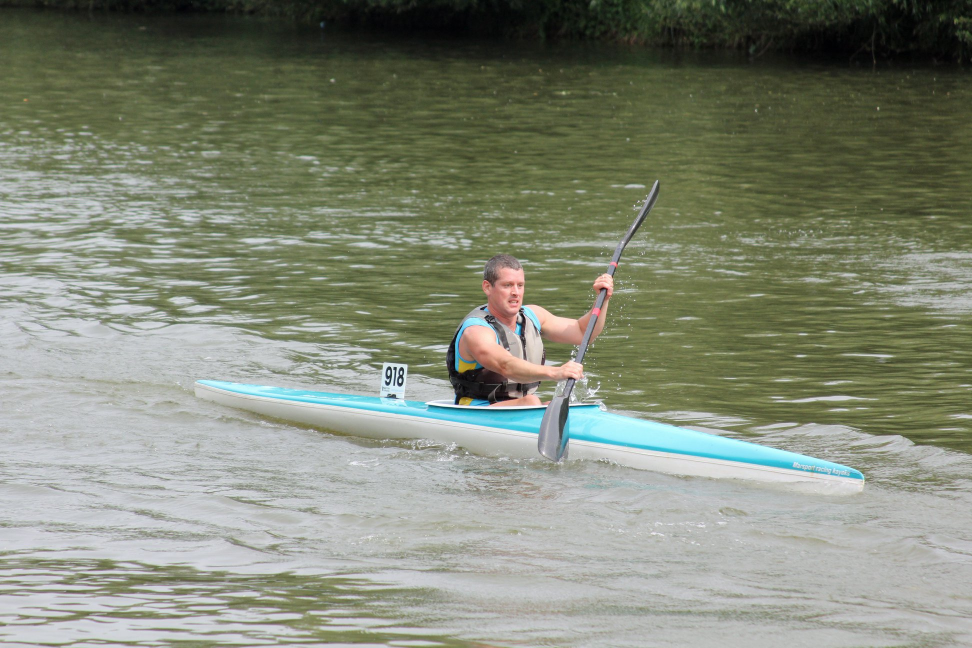
#> input picture img/img1.jpg, 1944 x 1296 px, given in place of norwich01_cropped.mp4, which was not available (shown at 1/2 size)
$ python motion_detection.py
#> lines starting #> are read from the running program, lines starting #| are printed output that depends on the picture; pictures that were not available may be replaced by others from this repository, and a replacement may not be noted
"""Playing around with motion detection in video.

Following https://www.pyimagesearch.com/2015/05/25/basic-motion-detection-and-tracking-with-python-and-opencv/

TODO:

* Play around with:
    - cv2.BackgroundSubtractorMOG
    - cv2.BackgroundSubtractorMOG2
    - cv2.createBackgroundSubtractorGMG
"""
import cv2 as cv

# video = None  # webcam
video = '/home/anna/projects/auto-hasler/img/norwich01_cropped.mp4'
min_area = 5000

if video is None:  # webcam
    cam_id = '/dev/v4l/by-id/usb-Sonix_Technology_Co.__Ltd._USB_Live_Camera_SN0001-video-index0'
    vs = cv.VideoCapture(cam_id, cv.CAP_V4L2)
    vs.set(cv.CAP_PROP_FOURCC, cv.VideoWriter_fourcc('M', 'J', 'P', 'G'))
else:  # file
    vs = cv.VideoCapture(video)

firstFrame = None

while True:
    frame = vs.read()[1]
#> frame is the input picture: shape (1296, 1944, 3); mean B, G, R 119.7, 136.3, 130.6
    text = ''

    if frame is None:  # end of video
        break

    frame = cv.resize(frame, (640, 480))
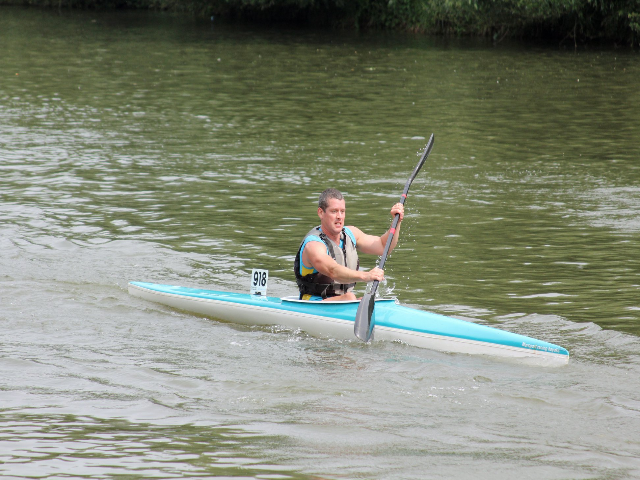
#> frame: shape (480, 640, 3); mean B, G, R 119.6, 136.2, 130.5
    gray = cv.cvtColor(frame, cv.COLOR_BGR2GRAY)
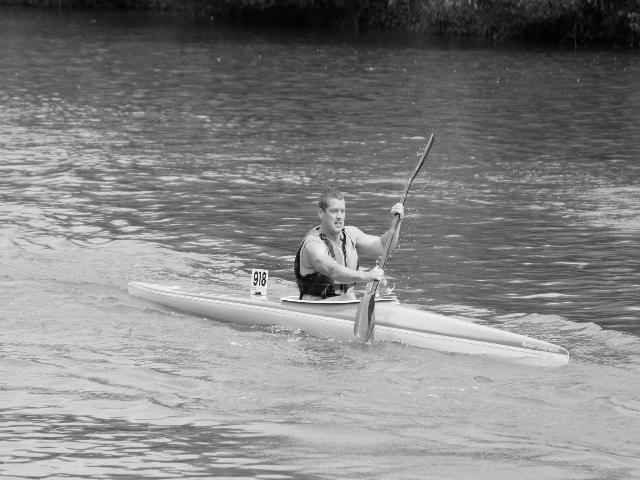
#> gray: shape (480, 640); min 1, max 254, mean 132.6
    gray = cv.GaussianBlur(gray, (21, 21), 0)
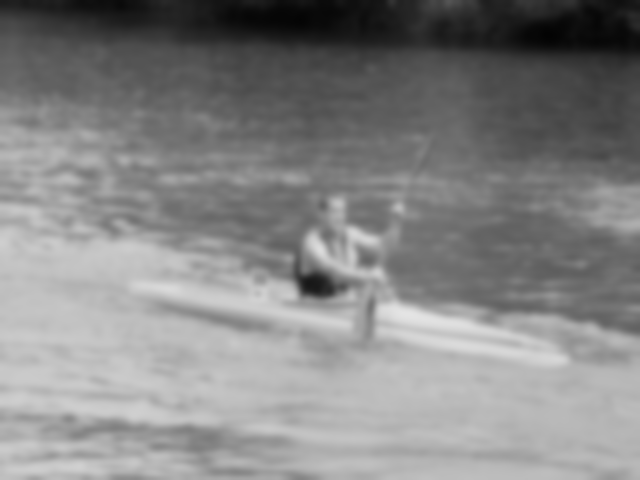
#> gray: shape (480, 640); min 3, max 228, mean 132.6

    if firstFrame is None:
        firstFrame = gray
        continue

    # compute the absolute difference between the current and first frame
    frameDelta = cv.absdiff(firstFrame, gray)
    thresh = cv.threshold(frameDelta, 25, 255, cv.THRESH_BINARY)[1]

    # dilate the thresholded image to fill in holes
    # find contours on thresholded image
    thresh = cv.dilate(thresh, None, iterations=2)
    cnts = cv.findContours(thresh.copy(), cv.RETR_EXTERNAL,
                           cv.CHAIN_APPROX_SIMPLE)
    for c in cnts[0]:
        if cv.contourArea(c) < min_area:  # too small
            continue
        (x, y, w, h) = cv.boundingRect(c)
        cv.rectangle(frame, (x, y), (x + w, y + h), (0, 255, 0), 2)
        text = 'Motion detected'

    cv.putText(frame, text, (10, 20), cv.FONT_HERSHEY_SIMPLEX, 0.5,
               (0, 0, 255), 2)

    cv.imshow('Hasler Feed', frame)
    # cv.imshow("Thresh", thresh)
    cv.imshow('Frame Delta', frameDelta)
    key = cv.waitKey(1) & 0xFF

    # if the `q` key is pressed, break from the lop
    if key == ord('q'):
        break

# Clean up
if video is None:
    vs.stop()
else:
    vs.release()
cv.destroyAllWindows()

$ run again, on img/img2.jpg
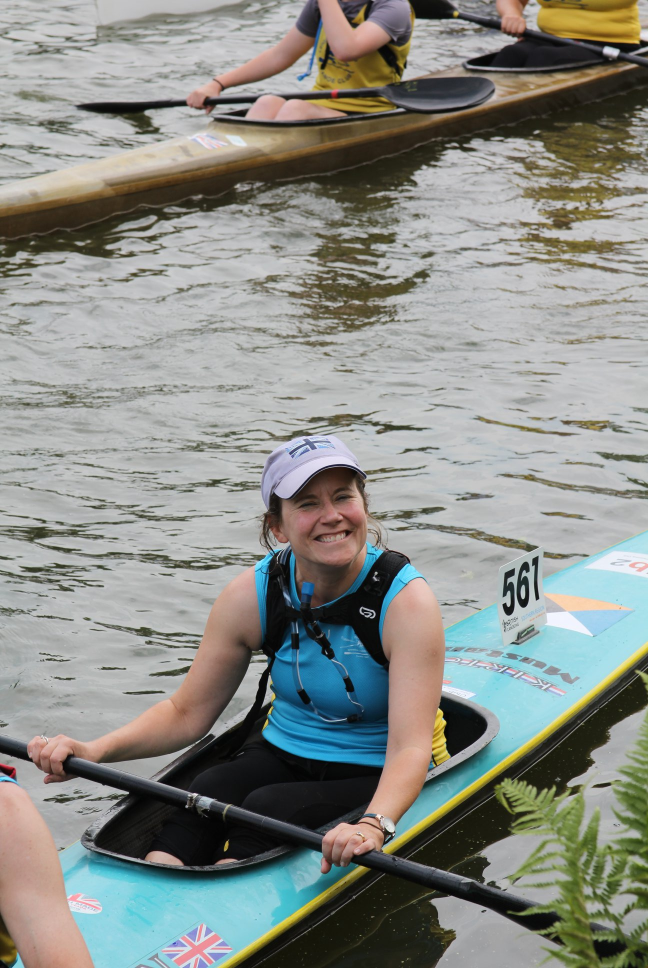
#> input picture img/img2.jpg, 1296 x 1936 px, given in place of norwich01_cropped.mp4, which was not available (shown at 1/2 size)
#> frame is the input picture: shape (1936, 1296, 3); mean B, G, R 135.3, 141, 138.1
#> `frame = cv.resize(frame, (640, 480))`:
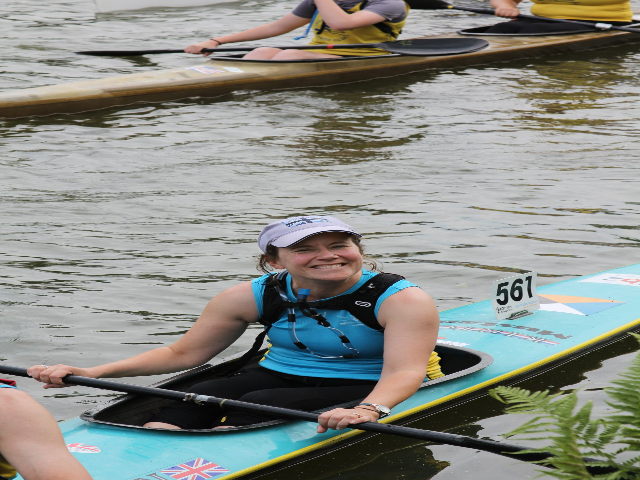
#> frame: shape (480, 640, 3); mean B, G, R 135.2, 140.9, 138
#> `gray = cv.GaussianBlur(gray, (21, 21), 0)`:
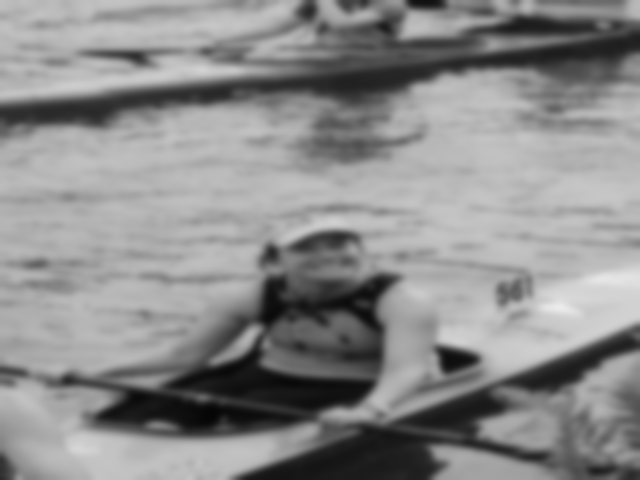
#> gray: shape (480, 640); min 5, max 236, mean 139.3

$ run again, on img/img3.jpg
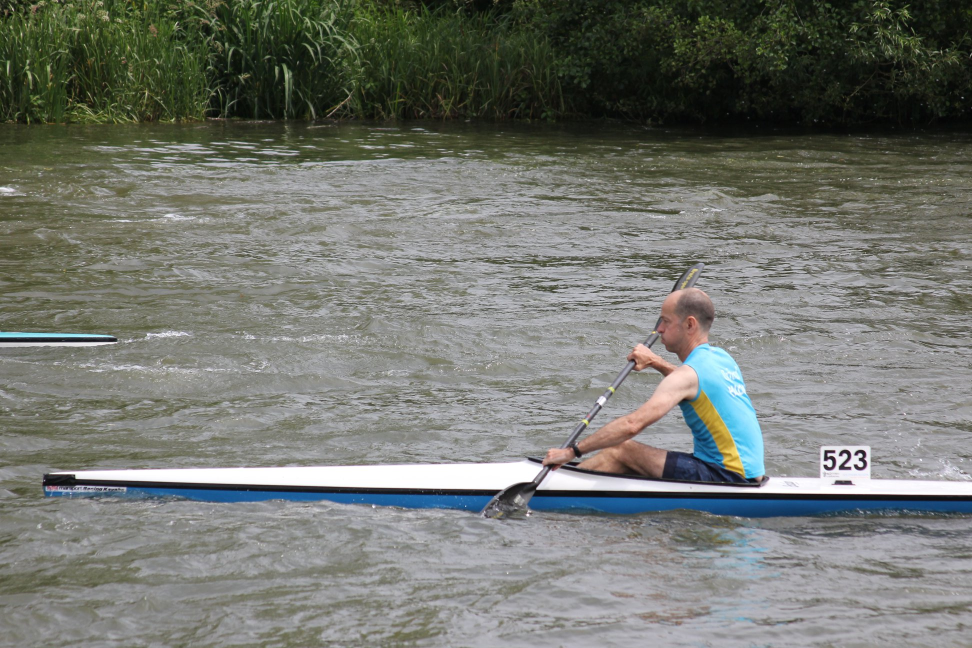
#> input picture img/img3.jpg, 1944 x 1296 px, given in place of norwich01_cropped.mp4, which was not available (shown at 1/2 size)
#> frame is the input picture: shape (1296, 1944, 3); mean B, G, R 111.6, 118.1, 115.2
#> `frame = cv.resize(frame, (640, 480))`:
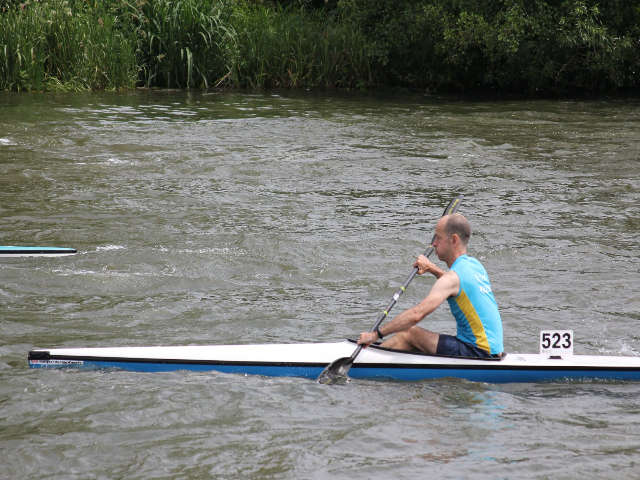
#> frame: shape (480, 640, 3); mean B, G, R 111.5, 118, 115.1
#> `gray = cv.GaussianBlur(gray, (21, 21), 0)`:
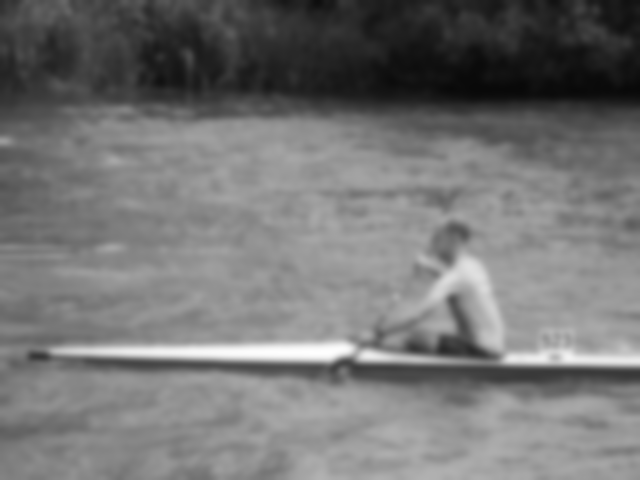
#> gray: shape (480, 640); min 8, max 254, mean 116.4

$ run again, on img/multiple1.jpg
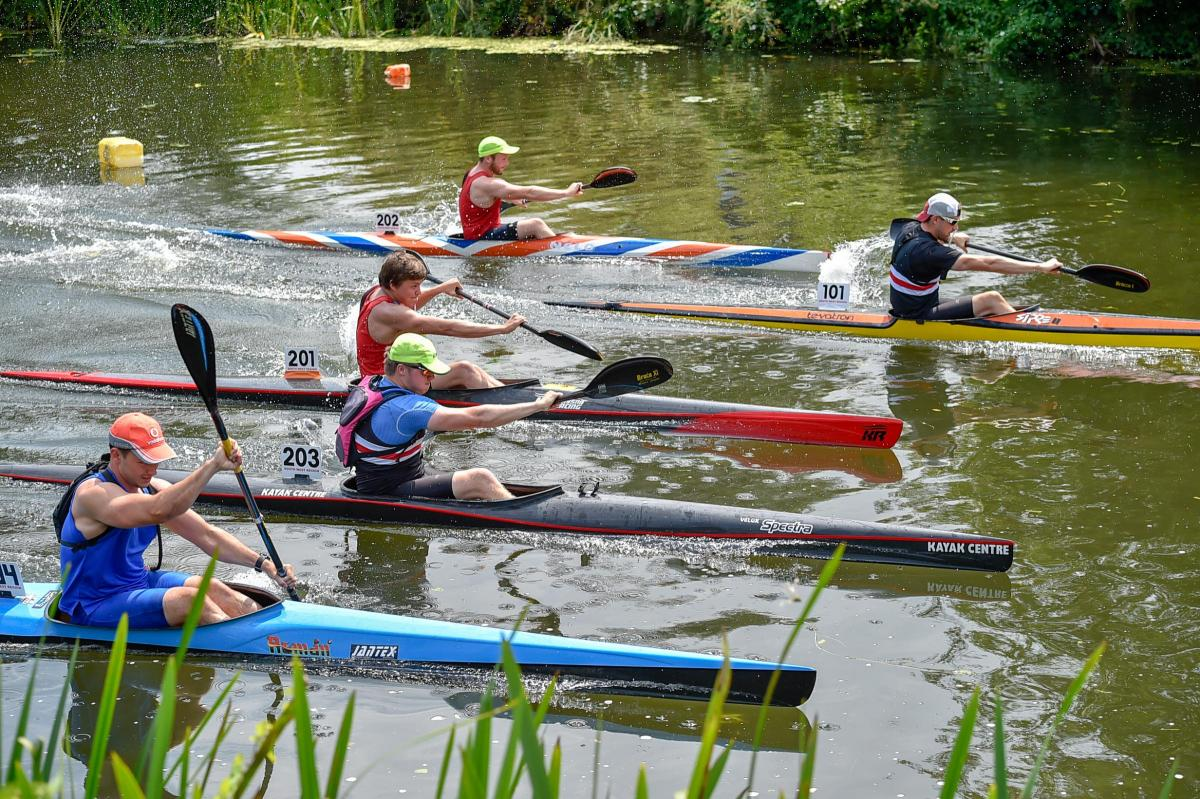
#> input picture img/multiple1.jpg, 1200 x 799 px, given in place of norwich01_cropped.mp4, which was not available
#> frame is the input picture: shape (799, 1200, 3); mean B, G, R 99.7, 120.3, 115.8
#> `frame = cv.resize(frame, (640, 480))`:
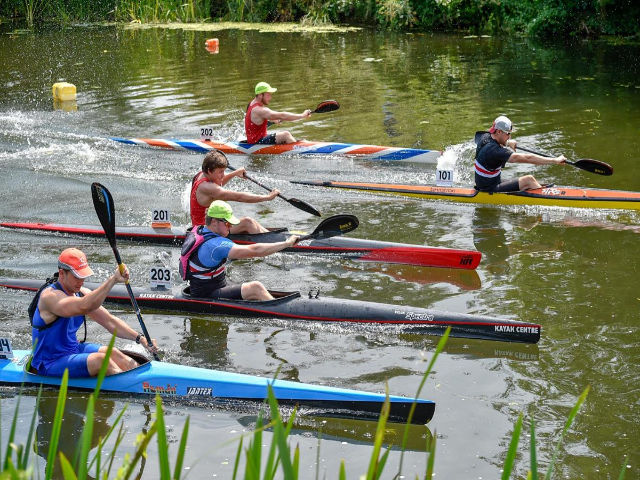
#> frame: shape (480, 640, 3); mean B, G, R 99.6, 120.2, 115.7
#> `gray = cv.GaussianBlur(gray, (21, 21), 0)`:
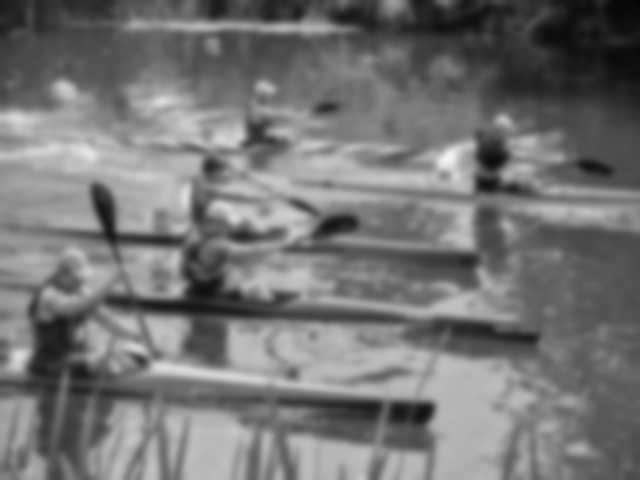
#> gray: shape (480, 640); min 4, max 244, mean 116.5
